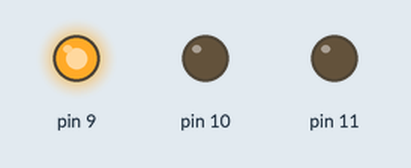
Simulated run of this sketch. Board: Arduino Uno, built with avr-gcc and run on an emulated ATmega328P. On the bench: output pins drawn as LEDs (lit = HIGH).

Above: at 0.05 s.
At 0.9 s:
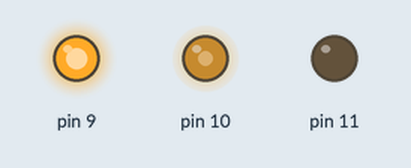
At 1.3 s:
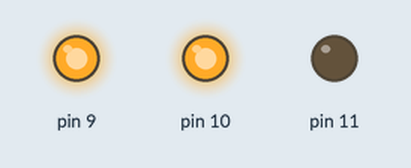
At 1.75 s:
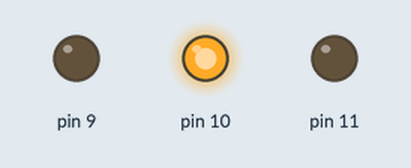
At 2.6 s:
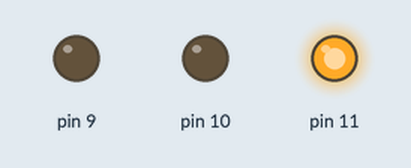
At 3.45 s:
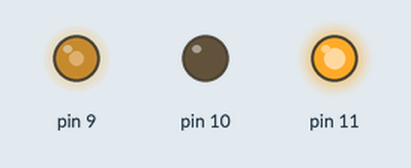
Timing chart, 0 to 8.1 s (numbered marks = the images above):
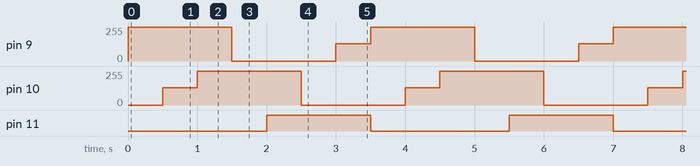

The sketch:

test_RGBrainbow_breath_N.ino
```cpp
void setup() {
  pinMode(9,OUTPUT);//R
  pinMode(10,OUTPUT);//G
  pinMode(11,OUTPUT);//B


}

void loop() {
  int  t = 500;
  RGB(255,0,0);
  delay(t);
  RGB(255,128,0);
  delay(t);
  RGB(255,255,0);
  delay(t);
  RGB(0,255,0);
  delay(t);
  RGB(0,255,255);
  delay(t);
  RGB(0,0,255);
  delay(t);
  RGB(128,0,255);
  delay(t);

}


void RGB(int r,int g,int b){
  analogWrite(9,constrain(r,0,255));//写入pwm讯号而不是数字讯号
  analogWrite(10,constrain(g,0,255));
  analogWrite(11,constrain(b,0,255));
  }


/* 赤橙黄绿青蓝紫
赤色 【RGB】255, 0, 0 【CMYK】 0, 100, 100, 0
橙色 【RGB】 255, 165, 0 【CMYK】0, 35, 100, 0
黄色 【RGB】255, 255, 0 【CMYK】0, 0, 100, 0
绿色  【RGB】0, 255, 0 【CMYK】100, 0, 100, 0
青色  【RGB】0, 127, 255 【CMYK】100, 50, 0, 0
蓝色  【RGB】0, 0, 255 【CMYK】100, 100, 0, 0
紫色  【RGB】139, 0, 255 【CMYK】45, 100, 0, 0
*/
```

Measured:
- by itself, pin 9: repeats every 3.5 s: 0/255 1.5 s, 128/255 0.50 s, 255/255 1.5 s
- by itself, pin 10: repeats every 3.5 s: 255/255 1.5 s, 0/255 1.5 s, 128/255 0.50 s
- by itself, pin 11: alternates HIGH for 1.5 s and LOW for 2.0 s
